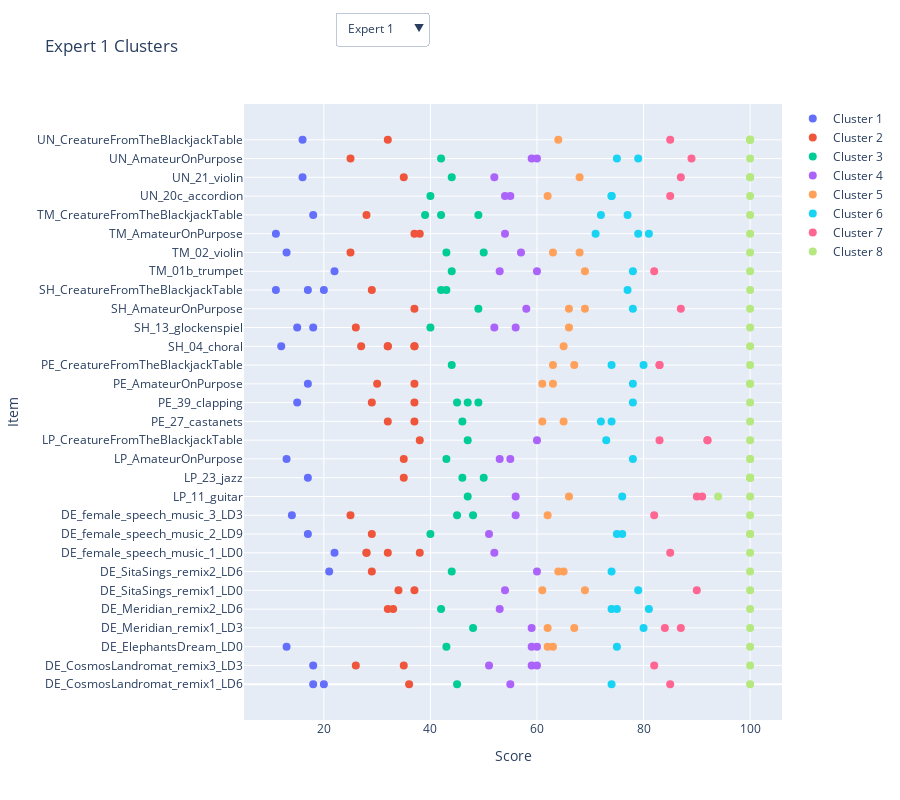

Source (notebook cell):
### Code cell
import plotly.graph_objects as go
import pandas as pd

# Define distinct colors for the 8 clusters
cluster_colors = [
    "#636EFA", "#EF553B", "#00CC96", "#AB63FA", "#FFA15A", 
    "#19D3F3", "#FF6692", "#B6E880"
]

# Get the full list of unique items across all experts (ensures all items are displayed)
all_items = set()
for i in range(1, 27):
    all_items.update(globals()[f"expert{i}_scores_df"]['item'])

all_items = sorted(all_items)  # Sort for consistency
item_mapping = {item: idx for idx, item in enumerate(all_items)}  # Map items to numeric indices

# Create a figure
fig = go.Figure()

# Loop through all experts
for i in range(1, 27):
    df = globals()[f"expert{i}_scores_df"].copy()
    
    # Convert categorical items to numeric for proper visualization
    df['item_numeric'] = df['item'].map(item_mapping)

    # Create scatter traces for each cluster
    for cluster in range(1, 9):
        cluster_df = df[df['cluster'] == cluster]
        
        fig.add_trace(go.Scatter(
            x=cluster_df['score'], 
            y=cluster_df['item_numeric'],
            mode='markers',
            marker=dict(color=cluster_colors[cluster - 1], size=8),
            name=f'Cluster {cluster}',
            visible=True if i == 1 else False
        ))

# Create dropdown menu for selecting experts
dropdown_buttons = [
    dict(label=f"Expert {i}",
         method="update",
         args=[{"visible": [j // 8 == (i - 1) for j in range(26 * 8)]},
               {"title": f"Expert {i} Clusters"}]) 
    for i in range(1, 27)
]

# Update layout
fig.update_layout(
    title="Expert 1 Clusters",
    xaxis_title="Score",
    yaxis_title="Item",
    yaxis=dict(
        tickmode="array",
        tickvals=list(item_mapping.values()),
        ticktext=list(item_mapping.keys())
    ),
    updatemenus=[dict(
        buttons=dropdown_buttons,
        direction="down",
        showactive=True,
        x=0.17,
        xanchor="left",
        y=1.15,
        yanchor="top"
    )],
    height=800,
    showlegend=True
)

fig.show()
